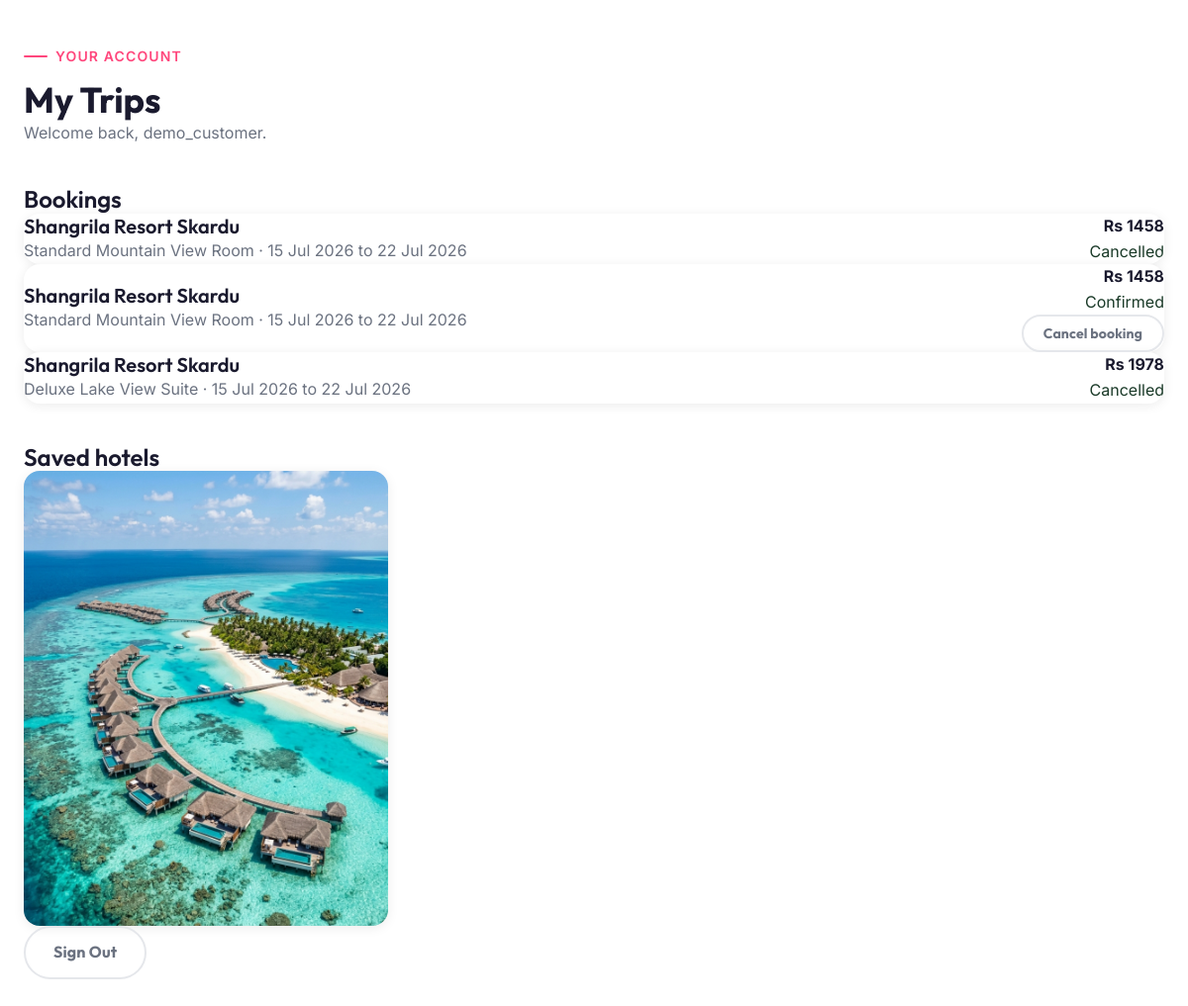
The app's page /account/ (signed in) with its own data.
### travel/models.py (models this page shows, shortened)
class Booking(models.Model):
    STATUS_CHOICES = [('pending', 'Pending'), ('confirmed', 'Confirmed'), ('cancelled', 'Cancelled')]
    hotel = models.ForeignKey(Hotel, on_delete=models.PROTECT)
    room = models.ForeignKey(Room, on_delete=models.PROTECT)
    user = models.ForeignKey(User, null=True, blank=True, on_delete=models.SET_NULL, related_name='bookings')
    check_in = models.DateField(null=True, blank=True)
    check_out = models.DateField(null=True, blank=True)
    guests = models.PositiveIntegerField(default=2)
    total_price = models.DecimalField(max_digits=8, decimal_places=2)
    status = models.CharField(max_length=20, choices=STATUS_CHOICES, default='pending')
    payment_status = models.CharField(max_length=20, default='unpaid')
    stripe_session_id = models.CharField(max_length=255, blank=True)
    created_at = models.DateTimeField(auto_now_add=True)
    expires_at = models.DateTimeField(null=True, blank=True)
    travel_cover = models.BooleanField(default=False)

class PhotoMixin:
    def get_image_url(self):
        photo = getattr(self, 'photo', None)
        if photo:
            return photo.url
        legacy = getattr(self, 'image', '') or ''
        if legacy:
            return staticfiles_storage.url(legacy)
        return staticfiles_storage.url('images/hotel-room.jpg')
    @property
    def image_url(self):
        return self.get_image_url()

class Hotel(PhotoMixin, models.Model):
    name = models.CharField(max_length=160)
    slug = models.SlugField(unique=True)
    destination = models.ForeignKey(Destination, related_name='hotels', on_delete=models.PROTECT, null=True, blank=True)
    image = models.CharField(max_length=255, blank=True)
    photo = models.ImageField(upload_to='hotels/', blank=True)
    rating = models.DecimalField(max_digits=2, decimal_places=1)
    price_per_person = models.DecimalField(max_digits=8, decimal_places=2)
    board_basis = models.CharField(max_length=80)
    facilities = models.JSONField(default=list)
    latitude = models.DecimalField(max_digits=9, decimal_places=6, null=True, blank=True)
    longitude = models.DecimalField(max_digits=9, decimal_places=6, null=True, blank=True)

class Room(PhotoMixin, models.Model):
    hotel = models.ForeignKey(Hotel, related_name='rooms', on_delete=models.CASCADE)
    name = models.CharField(max_length=160)
    image = models.CharField(max_length=255, blank=True)
    photo = models.ImageField(upload_to='rooms/', blank=True)
    board_basis = models.CharField(max_length=80)
    price_per_person = models.DecimalField(max_digits=8, decimal_places=2)
    max_guests = models.PositiveIntegerField(default=2)
    features = models.JSONField(default=list)

class Shortlist(models.Model):
    user = models.ForeignKey(User, on_delete=models.CASCADE, related_name='shortlists')
    hotel = models.ForeignKey(Hotel, on_delete=models.CASCADE, related_name='shortlisted_by')
    created_at = models.DateTimeField(auto_now_add=True)
    class Meta:
        constraints = [models.UniqueConstraint(fields=['user', 'hotel'], name='unique_user_hotel_shortlist')]

### travel/views.py (the view)
# urls.py: path('account/', views.dashboard, name='dashboard'),
@login_required
def dashboard(request):
    bookings = Booking.objects.filter(user=request.user).select_related('hotel', 'room').prefetch_related('passengers')
    shortlists = Shortlist.objects.filter(user=request.user).select_related('hotel')
    return render(request, 'dashboard.html', {'bookings': bookings, 'shortlists': shortlists})

### travel/context_processors.py (called while the page is built)
def booking_context(request):
    if request.user.is_authenticated:
        slugs = list(Shortlist.objects.filter(user=request.user).values_list('hotel__slug', flat=True))
        return {'shortlist_count': len(slugs), 'shortlist_slugs': slugs}
    return {'shortlist_count': 0, 'shortlist_slugs': []}

### templates/dashboard.html (shortened to what this page needs)
<!DOCTYPE html>
{% load static %}
<html lang="en">
<head>
  <link rel="stylesheet" href="{% static 'css/style.css' %}">
  <link rel="stylesheet" href="{% static 'css/components.css' %}">
</head>
<body class="bg-light">
  <main class="container section section--sm">
    <div class="section-header">
      <span class="section-header__label">Your account</span>
      <h1 class="heading-2">My Trips</h1>
      <p class="text-muted">Welcome back, {{ user.username }}.</p>
    </div>
    <section class="mb-10">
      <h2 class="heading-4 mb-4">Bookings</h2>
      {% for booking in bookings %}
      <article class="card p-5 mb-4">
        <div class="d-flex justify-content-between align-items-center">
          <div>
            <h3 class="heading-5">{{ booking.hotel.name }}</h3>
            <p class="text-muted">{{ booking.room.name }} · {{ booking.check_in|date:'j M Y' }} to {{ booking.check_out|date:'j M Y' }}</p>
          </div>
          <div class="text-right"><strong>Rs {{ booking.total_price|floatformat:0 }}</strong><p class="text-sm text-green">{{ booking.get_status_display }}</p>{% if booking.status == 'confirmed' %}<form method="post" action="{% url 'cancel-booking' booking.id %}">{% csrf_token %}<button class="btn btn--ghost btn--sm mt-2" type="submit">Cancel booking</button></form>{% endif %}</div>
        </div>
      </article>
      {% empty %}<p class="text-muted">You have no bookings yet.</p>{% endfor %}
    </section>
    <section>
      <h2 class="heading-4 mb-4">Saved hotels</h2>
      <div class="blog-row">
        {% for shortlist in shortlists %}
        <article class="card p-4">
          <img src="{{ shortlist.hotel.image_url }}" alt="{{ shortlist.hotel.name }}" class="blog-card__img">
        </article>
        {% empty %}<p class="text-muted">You have no saved hotels yet.</p>{% endfor %}
      </div>
    </section>
    <a class="btn btn--ghost mt-8" href="{% url 'logout' %}">Sign Out</a>
  </main>
</body>
</html>

### static/css/style.css (style rules this page uses)
:root { color-scheme: light only; --color-pink: #FF467C; --color-pink-dark: #E03060; --color-pink-light: #FFD4E4; --color-pink-pale: #FFF0F5; --color-yellow: #F5E642; --color-yellow-dark: #E8D600; --color-cyan: #2DD4BF; --color-cyan-dark: #0EA5A0; --color-green: #1A3A28; --color-green-mid: #254D38; --color-green-light: #2E6644; --color-white: #FFFFFF; --color-cream: #FAF5ED; --color-bg: #F9FAFB; --color-border: #E5E7EB; --color-border-dark: #D1D5DB; --color-text: #1A1A2E; --color-text-muted: #6B7280; --color-text-light: #9CA3AF; --font-heading: 'Outfit', 'Segoe UI', sans-serif; --font-body: 'Inter', 'Segoe UI', sans-serif; --text-xs: 0.75rem; --text-sm: 0.875rem; --text-base: 1rem; --text-lg: 1.125rem; --text-xl: 1.25rem; --text-2xl: 1.5rem; --text-3xl: 1.875rem; --text-4xl: 2.25rem; --text-5xl: 3rem; --text-6xl: 3.75rem; --space-1: 0.25rem; --space-2: 0.5rem; --space-3: 0.75rem; --space-4: 1rem; --space-5: 1.25rem; --space-6: 1.5rem; --space-8: 2rem; --space-10: 2.5rem; --space-12: 3rem; --space-16: 4rem; --space-20: 5rem; --space-24: 6rem; --radius-sm: 0.375rem; --radius-md: 0.5rem; --radius-lg: 0.75rem; --radius-xl: 1rem; --radius-2xl: 1.5rem; --radius-full: 9999px; --shadow-sm: 0 1px 2px 0 rgba(0,0,0,0.05); --shadow-md: 0 4px 6px -1px rgba(0,0,0,0.1), 0 2px 4px -1px rgba(0,0,0,0.06); --shadow-lg: 0 10px 15px -3px rgba(0,0,0,0.1), 0 4px 6px -2px rgba(0,0,0,0.05); --shadow-xl: 0 20px 25px -5px rgba(0,0,0,0.1), 0 10px 10px -5px rgba(0,0,0,0.04); --shadow-pink: 0 8px 24px rgba(255,70,124,0.35); --shadow-card: 0 2px 12px rgba(0,0,0,0.08); --transition-fast: all 0.15s ease; --transition-base: all 0.25s ease; --transition-slow: all 0.4s ease; --transition-bounce: all 0.3s cubic-bezier(0.34,1.56,0.64,1); --container-max: 1280px; --nav-height: 70px; }
*, *::before, *::after { box-sizing: border-box; margin: 0; padding: 0; }
html { scroll-behavior: smooth; font-size: 16px; -webkit-text-size-adjust: 100%; }
body { font-family: var(--font-body); font-size: var(--text-base); color: var(--color-text); background-color: var(--color-white); line-height: 1.6; -webkit-font-smoothing: antialiased; -moz-osx-font-smoothing: grayscale; overflow-x: hidden; }
img, video { display: block; max-width: 100%; height: auto; }
a { color: inherit; text-decoration: none; transition: var(--transition-fast); }
button { cursor: pointer; border: none; background: none; font-family: var(--font-body); font-size: var(--text-base); }
h1, h2, h3, h4, h5, h6 { font-family: var(--font-heading); line-height: 1.2; font-weight: 700; }
.container { width: 100%; max-width: var(--container-max); margin-left: auto; margin-right: auto; padding-left: var(--space-6); padding-right: var(--space-6); }
.section { padding-top: var(--space-16); padding-bottom: var(--space-16); }
.section--sm { padding-top: var(--space-10); padding-bottom: var(--space-10); }
.heading-2 { font-size: var(--text-4xl); font-weight: 700; line-height: 1.15; }
.heading-4 { font-size: var(--text-2xl); font-weight: 600; }
.heading-5 { font-size: var(--text-xl); font-weight: 600; }
.text-green { color: var(--color-green); }
.text-muted { color: var(--color-text-muted); }
.text-right { text-align: right; }
.section-header { margin-bottom: var(--space-10); }
.section-header__label { display: inline-flex; align-items: center; gap: var(--space-2); font-size: var(--text-sm); font-weight: 600; text-transform: uppercase; letter-spacing: 0.08em; color: var(--color-pink); margin-bottom: var(--space-3); }
.section-header__label::before { content: ''; display: inline-block; width: 24px; height: 2px; background: var(--color-pink); border-radius: var(--radius-full); }
.btn { display: inline-flex; align-items: center; justify-content: center; gap: var(--space-2); padding: 0.75rem 1.75rem; border-radius: var(--radius-full); font-family: var(--font-heading); font-size: var(--text-base); font-weight: 700; transition: var(--transition-bounce); cursor: pointer; border: 2px solid transparent; white-space: nowrap; letter-spacing: 0.01em; }
.btn--ghost { background: transparent; color: var(--color-text-muted); border-color: var(--color-border); }
.btn--sm { padding: 0.5rem 1.25rem; font-size: var(--text-sm); }
.card { background: var(--color-white); border-radius: var(--radius-xl); overflow: hidden; box-shadow: var(--shadow-card); transition: var(--transition-base); }

### records on screen
Booking: hotel.name "Shangrila Resort Skardu", room.name "Standard Mountain View Room", check_in "15 Jul 2026", check_out "22 Jul 2026", total_price "1458", status "Cancelled"
Booking: hotel.name "Shangrila Resort Skardu", room.name "Standard Mountain View Room", check_in "15 Jul 2026", check_out "22 Jul 2026", total_price "1458", status "Confirmed", shows "Cancel booking"
Booking: hotel.name "Shangrila Resort Skardu", room.name "Deluxe Lake View Suite", check_in "15 Jul 2026", check_out "22 Jul 2026", total_price "1978", status "Cancelled"
Shortlist: hotel.image_url (picture)

### other values on screen
{{ user.username }} "demo_customer"
